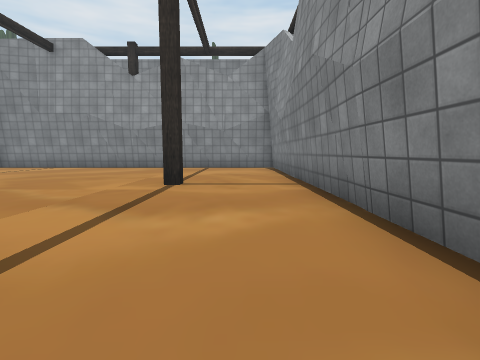
View 1 (above)

12 first-person views from a walk through a Unity game level. The camera is 0.64 m above the floor, tilts 6° down and sees 85° across. The floor is counted in squares, 1 m on a side. Each view is taken from the middle of a square. On the plan, view 1 faces up. The plan holds only what a view shows up to about 9 squares ahead; the rest is blank. The place goes on beyond the plan. Some surface patterns are stand-ins.

View 2
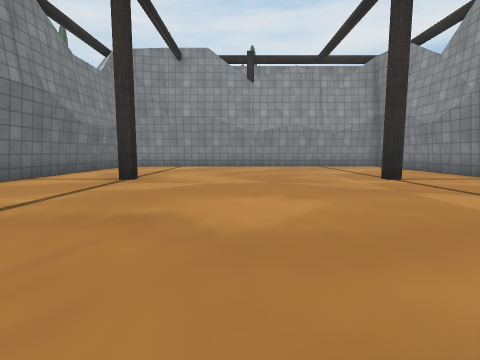

View 3
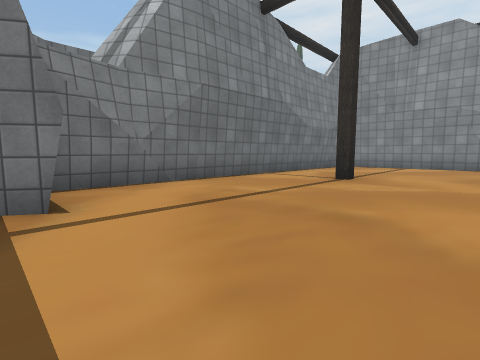

View 4
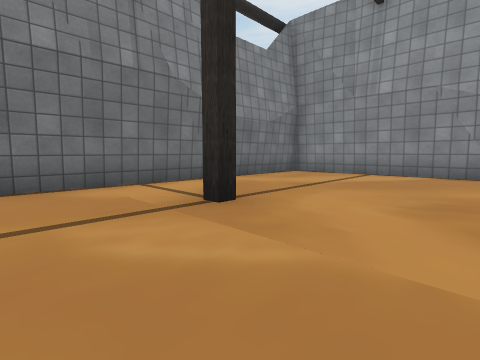

View 5
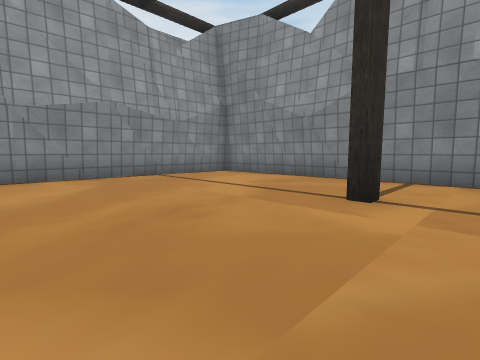

View 6
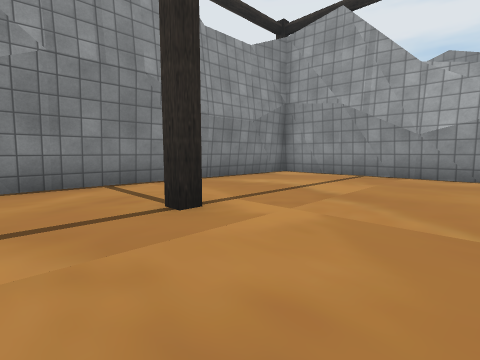

View 7
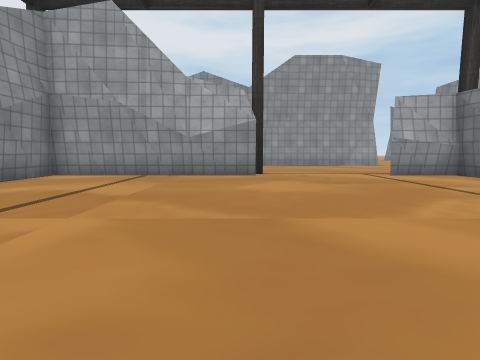

View 8
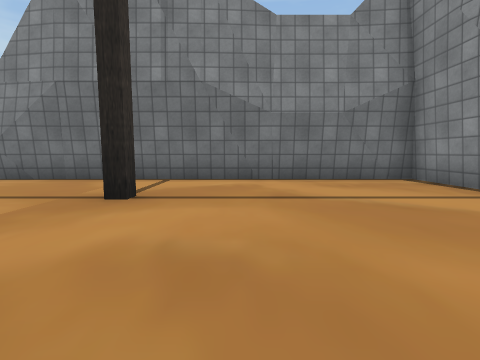

View 9
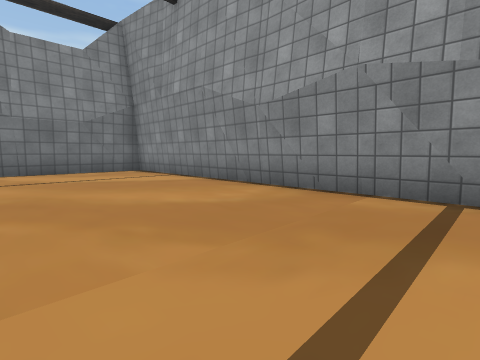

View 10
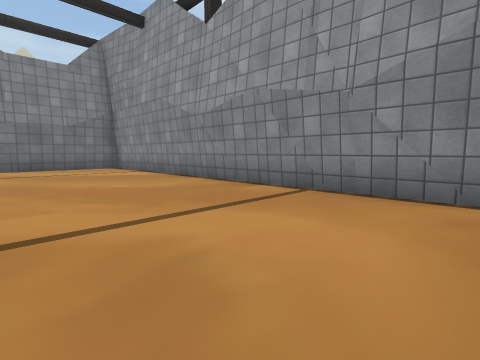

View 11
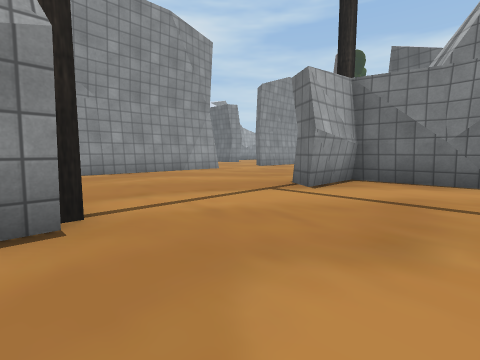

View 12
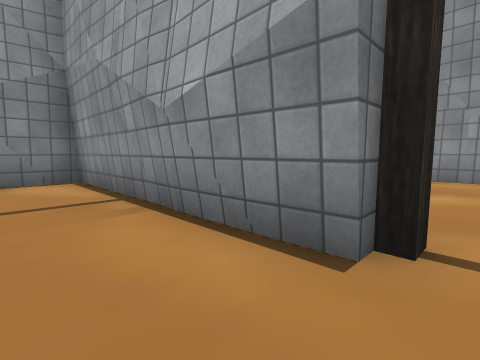

### Floor plan
Points are (right, up) in squares from view 1. A wall is a line through its corners. A room is listed if a view was taken in it or the views show most of it. See-through windows are left out.
Room 1 (views 1, 4, 5, 6, 7, 8, 9, 10, 11, 12)
walls: (-1.6, 5.5) (-1.1, 5.5); (-1.1, 5.1) (-1.6, 5.1); (-4.4, -0.5) (-0.5, -0.3); (-2.6, -0.5) (1.4, -0.5) (1.4, 10.5); (0, -0.3) (1.4, -0.3); (-10.3, 2.9) (-10.1, 1.2); (0.9, 11.1) (-10.2, 11.1) (-10.2, -0.5) (-8.3, -0.5); (-9.7, -0.6) (-8.2, -0.6); (-10.2, -0.7) (-8.4, -0.7)
ways out: opening at (-6, -0.7) to room 2
Room 2 (views 2, 3)
walls: (-8.3, -0.5) (-8.8, -1.2); (-4.4, -0.9) (-4.4, -0.5); (-8.6, -6.3) (-3.9, -6.3)
ways out: opening at (-6, -0.7) to room 1

Where each view was taken, in squares from view 1:
view 1: 0 up, 0 right, facing up
view 2: 1 down, 5 left, facing up
view 3: 1 down, 5 left, facing up-left
view 4: 3 up, 5 left, facing up-left
view 5: 4 up, 5 left, facing up-right
view 6: 7 up, 4 left, facing down-right
view 7: 7 up, 4 left, facing down
view 8: 7 up, 4 left, facing left
view 9: 7 up, 1 left, facing up-left
view 10: 7 up, 1 right, facing up-left
view 11: 2 up, 4 left, facing down-left
view 12: 1 up, 5 left, facing down-right
